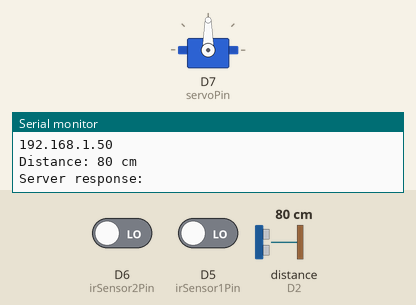
Bench run of a sketch on a simulated ESP8266 (NodeMCU). Shown: servo, the last lines printed to the serial monitor. Wiring (inferred from the names in the program): ultrasonic range finder: trigger D1; echo D2. Inputs (shaded band) come from the test bench; at power-on: distance to the obstacle (sensor on D2) 80 cm, D6 (irSensor2Pin) LOW, D5 (irSensor1Pin) LOW. The echo pulse lasts 58.3 µs per cm; WiFi joins after 1.5 s; servers stay silent unless stated; uploads are accepted with an empty reply.

Above: at 2.7 s.
2.8 s: distance to the obstacle (sensor on D2) set to 2 cm
8.7 s: D6 (irSensor2Pin) driven HIGH
At 13.0 s:
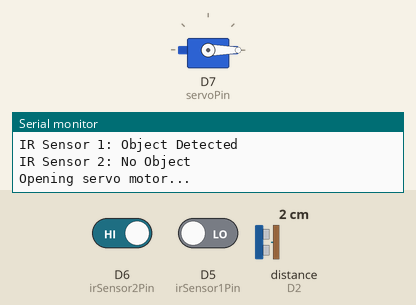
Timing chart, 0 to 14.5 s (numbered marks = the images above; inputs shaded):
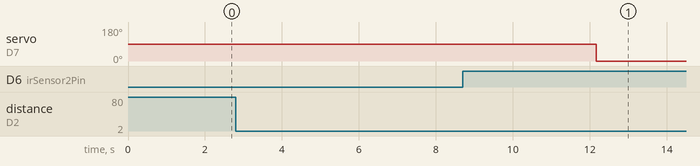

Measured:
- after the input at 8.7 s, servo on D7 (servoPin): 90° → 0° after 3.5 s

The sketch:

NodeMCU_Parking.ino
```cpp
#include <Servo.h>
#include <ESP8266WiFi.h>
#include <ESP8266HTTPClient.h>
#include <WiFiClient.h>


const char* ssid = "abc";
const char* password = "abcd1234";

// Ultrasonic sensor pins
const int trigPin = D1;
const int echoPin = D2;

// IR sensors pins
const int irSensor1Pin = D5;
const int irSensor2Pin = D6;

// Servo motor pin
const int servoPin = D7;

// Servo motor object
Servo servo;

// Constants
const int objectThreshold = 10; // in cm, change according to your needs
const unsigned long openTime = 15000; // 15 seconds


void setup() {
   pinMode(trigPin, OUTPUT);
  pinMode(echoPin, INPUT);
  pinMode(irSensor1Pin, INPUT);
  pinMode(irSensor2Pin, INPUT);
  servo.attach(servoPin);

  // Initialize serial communication
  Serial.begin(9600);
  delay(10);

  // Connect to WiFi
  Serial.println();
  Serial.print("Connecting to ");
  Serial.println(ssid);

  WiFi.begin(ssid, password);

  while (WiFi.status() != WL_CONNECTED) {
    delay(500);
    Serial.print(".");
  }

  // Print WiFi connection details
  Serial.println("");
  Serial.println("WiFi connected");
  Serial.println("IP address: ");
  Serial.println(WiFi.localIP());
}

void loop() {
  int distanceToObject = measureDistance();
  Serial.print("Distance: ");
  Serial.print(distanceToObject);
  Serial.println(" cm");

  int irSensor1State = digitalRead(irSensor1Pin);
  int irSensor2State = digitalRead(irSensor2Pin);

  if (distanceToObject < objectThreshold) {

    Serial.print("IR Sensor 1: ");
    Serial.println(irSensor1State == LOW ? "Object Detected" : "No Object");
    Serial.print("IR Sensor 2: ");
    Serial.println(irSensor2State == LOW ? "Object Detected" : "No Object");

    if (irSensor1State == HIGH || irSensor2State == HIGH) {
      // No objects detected by IR sensors
      Serial.println("Opening servo motor...");
      servo.write(0); // Open servo motor
      delay(openTime); // Wait for 15 seconds
      Serial.println("Closing servo motor...");
      servo.write(90); // Close servo motor
    }
  }
 if (irSensor1State == LOW || irSensor2State == LOW) {
    sendDataToServer("true");
    delay(5000); // Add a 10-second delay after sending data to the server
  }
  else
  {
    sendDataToServer("false");
    delay(5000);
  }
  delay(100); // Short delay between readings
}

int measureDistance() {
  digitalWrite(trigPin, LOW);
  delayMicroseconds(2);
  digitalWrite(trigPin, HIGH);
  delayMicroseconds(10);
  digitalWrite(trigPin, LOW);

  long duration = pulseIn(echoPin, HIGH);
  int distance = duration * 0.0344 / 2;

  return distance;
}

void sendDataToServer(String bothOccupied) {
  if (WiFi.status() == WL_CONNECTED) {
    HTTPClient http;
    WiFiClient client;

    // Replace with your Node.js server URL and endpoint
    String url = "http://159.89.203.249:4001/parking";
    url += "?bothOccupied=" + bothOccupied;

    http.begin(client, url);
    int httpCode = http.GET();

    if (httpCode > 0) {
      String payload = http.getString();
      Serial.println("Server response: " + payload);
    } else {
      Serial.println("Error on sending request");
    }

    http.end();
  }
}
```
